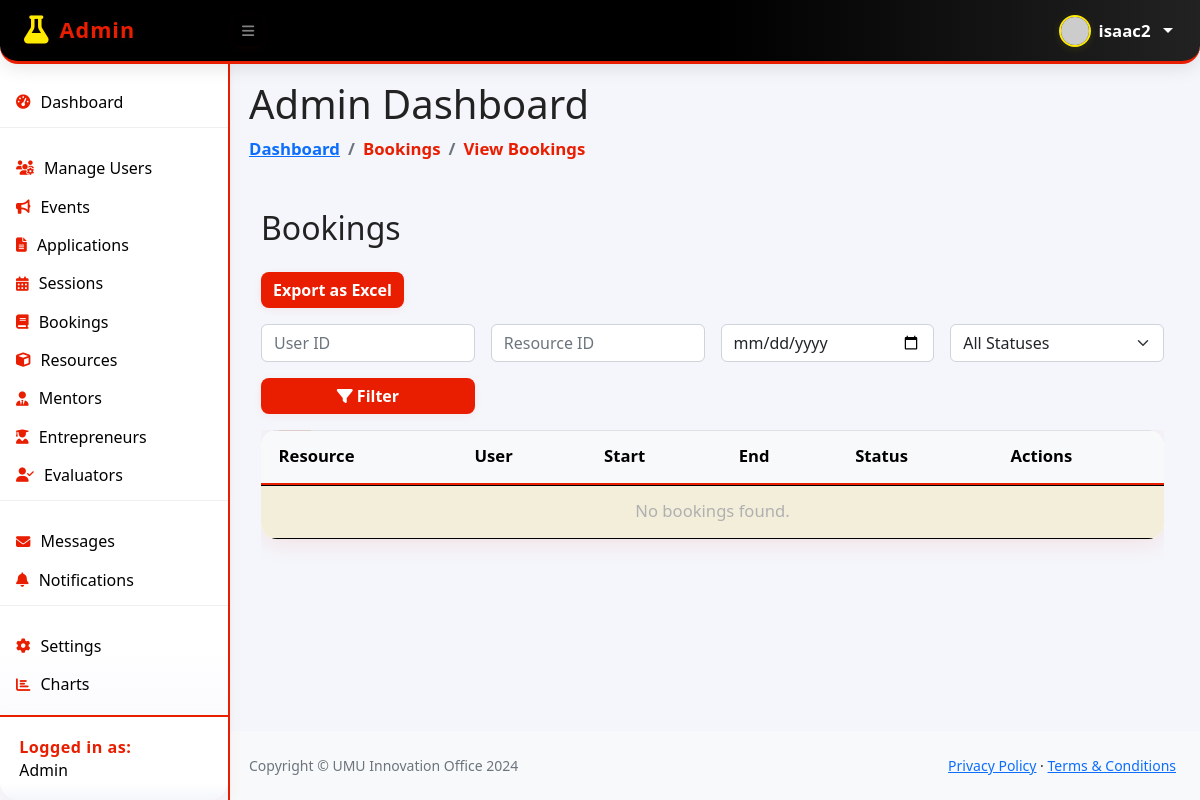
The app's page /bookings_admin.php (signed in), older data.
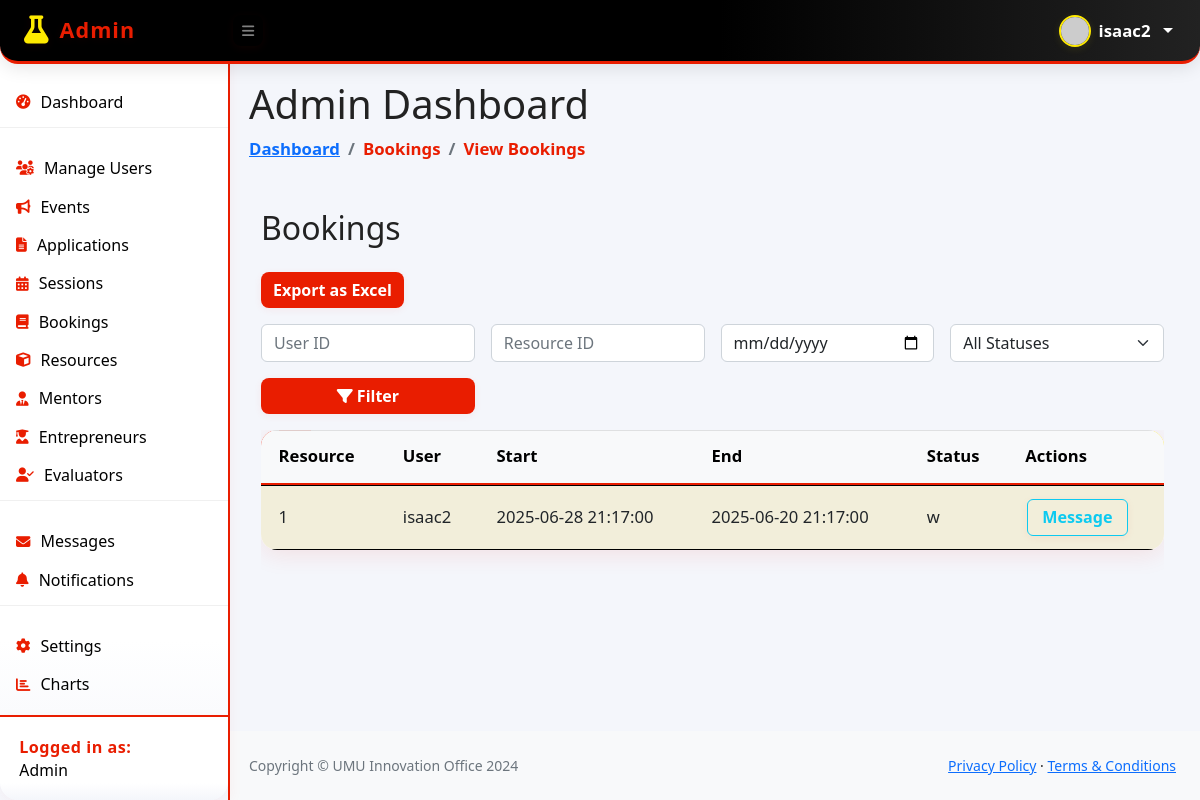
The same page, newer data.
### tables this page shows
CREATE TABLE `bookings` (
  `id` int(11) NOT NULL,
  `user_id` int(11) NOT NULL,
  `resource_id` int(11) NOT NULL,
  `start_datetime` datetime NOT NULL,
  `end_datetime` datetime NOT NULL,
  `status` varchar(50) NOT NULL DEFAULT 'pending',
  `created_at` timestamp NOT NULL DEFAULT current_timestamp()
);

CREATE TABLE `users` (
  `user_id` int(11) NOT NULL,
  `username` varchar(50) NOT NULL,
  `email` varchar(100) NOT NULL,
  `password` varchar(255) NOT NULL,
  `role` enum('admin','mentor','entrepreneur','evaluator') DEFAULT 'entrepreneur',
  `created_at` datetime DEFAULT current_timestamp(),
  `profile_picture` varchar(255) DEFAULT NULL
);

### bookings_admin.php (the view, shortened to what the changed rows need)
<?php
require_once 'db.php';
$conn = new mysqli($host, $user, $password, $dbname);
$where = [];
$where_sql = $where ? ('WHERE ' . implode(' AND ', $where)) : '';
$bookings = $conn->query("SELECT resource_id, user_id, start_datetime, end_datetime, status FROM bookings $where_sql ORDER BY start_datetime DESC");
$users = $conn->query("SELECT user_id, username, email FROM users");
$user_map = [];
if ($users) while($u = $users->fetch_assoc()) $user_map[$u['user_id']] = $u;
$breadcrumb_items = ['Bookings', 'View Bookings'];
?>
<div class="container my-5">
    <h2 class="mb-4">Bookings</h2>
    <div class="table-responsive">
        <table id="dataTable" class="table table-bordered table-striped table-sm align-middle">
            <thead class="table-light">
                <tr>
                    <th>Resource</th>
                    <th>User</th>
                    <th>Start</th>
                    <th>End</th>
                    <th>Status</th>
                    <th>Actions</th>
                </tr>
            </thead>
            <tbody>
                <?php if ($bookings && $bookings->num_rows > 0): while($b = $bookings->fetch_assoc()): ?>
                <tr>
                    <td><?= htmlspecialchars($b['resource_id']) ?></td>
                    <td><?= isset($user_map[$b['user_id']]) ? htmlspecialchars($user_map[$b['user_id']]['username']) : htmlspecialchars($b['user_id']) ?></td>
                    <td><?= htmlspecialchars($b['start_datetime']) ?></td>
                    <td><?= htmlspecialchars($b['end_datetime']) ?></td>
                    <td><?= htmlspecialchars($b['status']) ?></td>
                    <td>
                        <?php if (isset($user_map[$b['user_id']])): ?>
                        <button class="btn btn-outline-info btn-sm" data-bs-toggle="modal" data-bs-target="#messageModal<?= $b['user_id'] ?>">Message</button>
                        <?php endif; ?>
                    </td>
                </tr>
                <?php endwhile; else: ?>
                <tr><td colspan="6" class="text-center text-muted">No bookings found.</td></tr>
                <?php endif; ?>
            </tbody>
        </table>
    </div>
</div>
<?php
$page_content = ob_get_clean();
include __DIR__ . '/dist/template_admin.php';

### dist/template_admin.php (shortened to what the changed rows need)
<!DOCTYPE html>
<html lang="en">
<head>
    <link href="https://cdn.jsdelivr.net/npm/simple-datatables@7.1.2/dist/style.min.css" rel="stylesheet" />
    <link href="/system2/dist/css/styles.css" rel="stylesheet" />
    <link href="/system2/dist/css/admin-custom.css" rel="stylesheet" />
    <link rel="stylesheet" href="https://cdnjs.cloudflare.com/ajax/libs/font-awesome/6.3.0/css/all.min.css" />
</head>
<body class="sb-nav-fixed">
    <div id="layoutSidenav">
        <div id="layoutSidenav_content">
            <main>
                <div class="container-fluid px-4">
                    <h1 class="mt-4">Admin Dashboard</h1>
                    <ol class="breadcrumb mb-4">
                        <li class="breadcrumb-item"><a href="admin_dashboard.php">Dashboard</a></li>
                        <?php if (isset($breadcrumb_items)): ?>
                            <?php foreach ($breadcrumb_items as $item): ?>
                                <li class="breadcrumb-item"> <?= $item ?> </li>
                            <?php endforeach; ?>
                        <?php endif; ?>
                    </ol>
                    <?php if (isset($page_content)): ?>
                        <?= $page_content ?>
                    <?php endif; ?>
                </div>
            </main>
        </div>
    </div>
</body>
</html>

Row changes from the older to the newer data that the page shows:
added bookings: resource "1", user.username "isaac2", start_datetime "2025-06-28 21:17:00", end_datetime "2025-06-20 21:17:00", status "w"
Text that changed along with them:
text no longer shown: "No bookings found."
